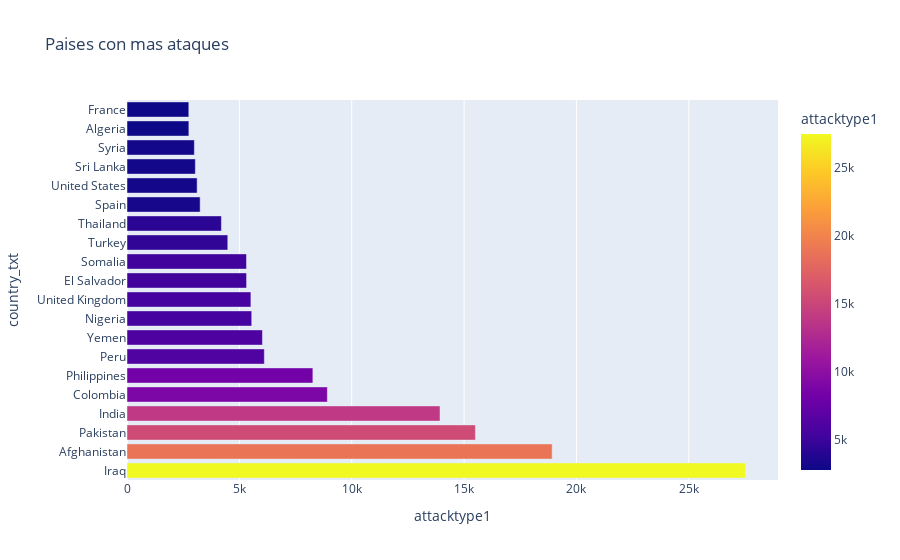

Write notebook code for a chart like this one.
### Code cell
#graficamos
fig = px.bar(top_20_countries, x="attacktype1", y="country_txt", orientation ="h", title="Paises con mas ataques", color = "attacktype1")
fig.show()

### Figure 1 — Plotly figure (JSON) as saved in the notebook; plotly's stock layout.template omitted (floating-point values rounded to 4 significant figures)
{"data": [{"alignmentgroup": "True", "hovertemplate": "attacktype1=%{marker.color}<br>country_txt=%{y}<extra></extra>", "legendgroup": "", "marker": {"color": [27521, 18920, 15504, 13929, 8915, 8271, 6111, 6027, 5550, 5513, 5320, 5317, 4485, 4201, 3255, 3121, 3041, 2997, 2753, 2751], "coloraxis": "coloraxis", "pattern": {"shape": ""}}, "name": "", "offsetgroup": "", "orientation": "h", "showlegend": false, "textposition": "auto", "type": "bar", "x": [27521, 18920, 15504, 13929, 8915, 8271, 6111, 6027, 5550, 5513, 5320, 5317, 4485, 4201, 3255, 3121, 3041, 2997, 2753, 2751], "xaxis": "x", "y": ["Iraq", "Afghanistan", "Pakistan", "India", "Colombia", "Philippines", "Peru", "Yemen", "Nigeria", "United Kingdom", "El Salvador", "Somalia", "Turkey", "Thailand", "Spain", "United States", "Sri Lanka", "Syria", "Algeria", "France"], "yaxis": "y"}], "layout": {"barmode": "relative", "coloraxis": {"colorbar": {"title": {"text": "attacktype1"}}, "colorscale": [[0, "#0d0887"], [0.1111, "#46039f"], [0.2222, "#7201a8"], [0.3333, "#9c179e"], [0.4444, "#bd3786"], [0.5556, "#d8576b"], [0.6667, "#ed7953"], [0.7778, "#fb9f3a"], [0.8889, "#fdca26"], [1, "#f0f921"]]}, "legend": {"tracegroupgap": 0}, "title": {"text": "Paises con mas ataques"}, "xaxis": {"anchor": "y", "domain": [0, 1], "title": {"text": "attacktype1"}}, "yaxis": {"anchor": "x", "domain": [0, 1], "title": {"text": "country_txt"}}}}
